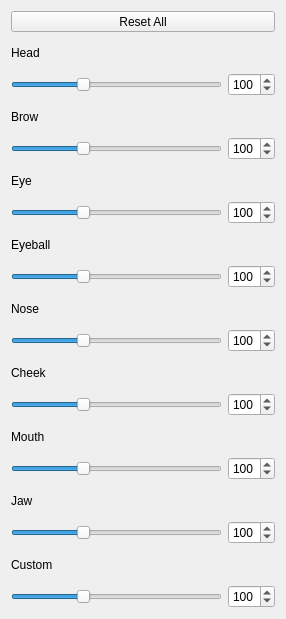
            <widget class="QWidget" name="scrollAreaContents_st">
             <property name="geometry">
              <rect>
               <x>0</x>
               <y>0</y>
               <width>286</width>
               <height>619</height>
              </rect>
             </property>
             <layout class="QVBoxLayout" name="verticalLayout_2">
              <item>
               <widget class="QToolButton" name="reset_st_btn">
                <property name="sizePolicy">
                 <sizepolicy hsizetype="Preferred" vsizetype="Fixed">
                  <horstretch>0</horstretch>
                  <verstretch>0</verstretch>
                 </sizepolicy>
                </property>
                <property name="text">
                 <string>Reset All</string>
                </property>
               </widget>
              </item>
              <item>
               <widget class="QLabel" name="label_stHead">
                <property name="text">
                 <string>Head</string>
                </property>
               </widget>
              </item>
              <item>
               <layout class="QHBoxLayout" name="Layout_stHead">
                <item>
                 <widget class="QSlider" name="Slider_stHead">
                  <property name="maximum">
                   <number>300</number>
                  </property>
                  <property name="value">
                   <number>100</number>
                  </property>
                  <property name="orientation">
                   <enum>Qt::Horizontal</enum>
                  </property>
                 </widget>
                </item>
                <item>
                 <widget class="QSpinBox" name="spinBox_stHead">
                  <property name="maximum">
                   <number>300</number>
                  </property>
                  <property name="value">
                   <number>100</number>
                  </property>
                 </widget>
                </item>
               </layout>
              </item>
              <item>
               <widget class="QLabel" name="label_stBorw">
                <property name="text">
                 <string>Brow</string>
                </property>
               </widget>
              </item>
              <item>
               <layout class="QHBoxLayout" name="Layout_stBrow">
                <item>
                 <widget class="QSlider" name="Slider_stBrow">
                  <property name="maximum">
                   <number>300</number>
                  </property>
                  <property name="value">
                   <number>100</number>
                  </property>
                  <property name="orientation">
                   <enum>Qt::Horizontal</enum>
                  </property>
                 </widget>
                </item>
                <item>
                 <widget class="QSpinBox" name="spinBox_stBrow">
                  <property name="maximum">
                   <number>300</number>
                  </property>
                  <property name="value">
                   <number>100</number>
                  </property>
                 </widget>
                </item>
               </layout>
              </item>
              <item>
               <widget class="QLabel" name="label_stEye">
                <property name="text">
                 <string>Eye</string>
                </property>
               </widget>
              </item>
              <item>
               <layout class="QHBoxLayout" name="Layout_stEye">
                <item>
                 <widget class="QSlider" name="Slider_stEye">
                  <property name="maximum">
                   <number>300</number>
                  </property>
                  <property name="value">
                   <number>100</number>
                  </property>
                  <property name="orientation">
                   <enum>Qt::Horizontal</enum>
                  </property>
                 </widget>
                </item>
                <item>
                 <widget class="QSpinBox" name="spinBox_stEye">
                  <property name="maximum">
                   <number>300</number>
                  </property>
                  <property name="value">
                   <number>100</number>
                  </property>
                 </widget>
                </item>
               </layout>
              </item>
              <item>
               <widget class="QLabel" name="label_stEyeball">
                <property name="text">
                 <string>Eyeball</string>
                </property>
               </widget>
              </item>
              <item>
               <layout class="QHBoxLayout" name="Layout_stEyeball">
                <item>
                 <widget class="QSlider" name="Slider_stEyeball">
                  <property name="maximum">
                   <number>300</number>
                  </property>
                  <property name="value">
                   <number>100</number>
                  </property>
                  <property name="orientation">
                   <enum>Qt::Horizontal</enum>
                  </property>
                 </widget>
                </item>
                <item>
                 <widget class="QSpinBox" name="spinBox_stEyeball">
                  <property name="maximum">
                   <number>300</number>
                  </property>
                  <property name="value">
                   <number>100</number>
                  </property>
                 </widget>
                </item>
               </layout>
              </item>
              <item>
               <widget class="QLabel" name="label_stNose">
                <property name="text">
                 <string>Nose</string>
                </property>
               </widget>
              </item>
              <item>
               <layout class="QHBoxLayout" name="Layout_stNose">
                <item>
                 <widget class="QSlider" name="Slider_stNose">
                  <property name="maximum">
                   <number>300</number>
                  </property>
                  <property name="value">
                   <number>100</number>
                  </property>
                  <property name="orientation">
                   <enum>Qt::Horizontal</enum>
                  </property>
                 </widget>
                </item>
                <item>
                 <widget class="QSpinBox" name="spinBox_stNose">
                  <property name="maximum">
                   <number>300</number>
                  </property>
                  <property name="value">
                   <number>100</number>
                  </property>
                 </widget>
                </item>
               </layout>
              </item>
              <item>
               <widget class="QLabel" name="label_stCheek">
                <property name="text">
                 <string>Cheek</string>
                </property>
               </widget>
              </item>
              <item>
               <layout class="QHBoxLayout" name="Layout_stCheek">
                <item>
                 <widget class="QSlider" name="Slider_stCheek">
                  <property name="maximum">
                   <number>300</number>
                  </property>
                  <property name="value">
                   <number>100</number>
                  </property>
                  <property name="orientation">
                   <enum>Qt::Horizontal</enum>
                  </property>
                 </widget>
                </item>
                <item>
                 <widget class="QSpinBox" name="spinBox_stCheek">
                  <property name="maximum">
                   <number>300</number>
                  </property>
                  <property name="value">
                   <number>100</number>
                  </property>
                 </widget>
                </item>
               </layout>
              </item>
              <item>
               <widget class="QLabel" name="label_stMouth">
                <property name="text">
                 <string>Mouth</string>
                </property>
               </widget>
              </item>
              <item>
               <layout class="QHBoxLayout" name="Layout_stMouth">
                <item>
                 <widget class="QSlider" name="Slider_stMouth">
                  <property name="maximum">
                   <number>300</number>
                  </property>
                  <property name="value">
                   <number>100</number>
                  </property>
                  <property name="orientation">
                   <enum>Qt::Horizontal</enum>
                  </property>
                 </widget>
                </item>
                <item>
                 <widget class="QSpinBox" name="spinBox_stMouth">
                  <property name="maximum">
                   <number>300</number>
                  </property>
                  <property name="value">
                   <number>100</number>
                  </property>
                 </widget>
                </item>
               </layout>
              </item>
              <item>
               <widget class="QLabel" name="label_stJaw">
                <property name="text">
                 <string>Jaw</string>
                </property>
               </widget>
              </item>
              <item>
               <layout class="QHBoxLayout" name="Layout_stJaw">
                <item>
                 <widget class="QSlider" name="Slider_stJaw">
                  <property name="maximum">
                   <number>300</number>
                  </property>
                  <property name="value">
                   <number>100</number>
                  </property>
                  <property name="orientation">
                   <enum>Qt::Horizontal</enum>
                  </property>
                 </widget>
                </item>
                <item>
                 <widget class="QSpinBox" name="spinBox_stJaw">
                  <property name="maximum">
                   <number>300</number>
                  </property>
                  <property name="value">
                   <number>100</number>
                  </property>
                 </widget>
                </item>
               </layout>
              </item>
              <item>
               <widget class="QLabel" name="label_stCustom">
                <property name="text">
                 <string>Custom</string>
                </property>
               </widget>
              </item>
              <item>
               <layout class="QHBoxLayout" name="Layout_stCustom">
                <item>
                 <widget class="QSlider" name="Slider_stCustom">
                  <property name="maximum">
                   <number>300</number>
                  </property>
                  <property name="value">
                   <number>100</number>
                  </property>
                  <property name="orientation">
                   <enum>Qt::Horizontal</enum>
                  </property>
                 </widget>
                </item>
                <item>
                 <widget class="QSpinBox" name="spinBox_stCustom">
                  <property name="maximum">
                   <number>300</number>
                  </property>
                  <property name="value">
                   <number>100</number>
                  </property>
                 </widget>
                </item>
               </layout>
              </item>
             </layout>
            </widget>
